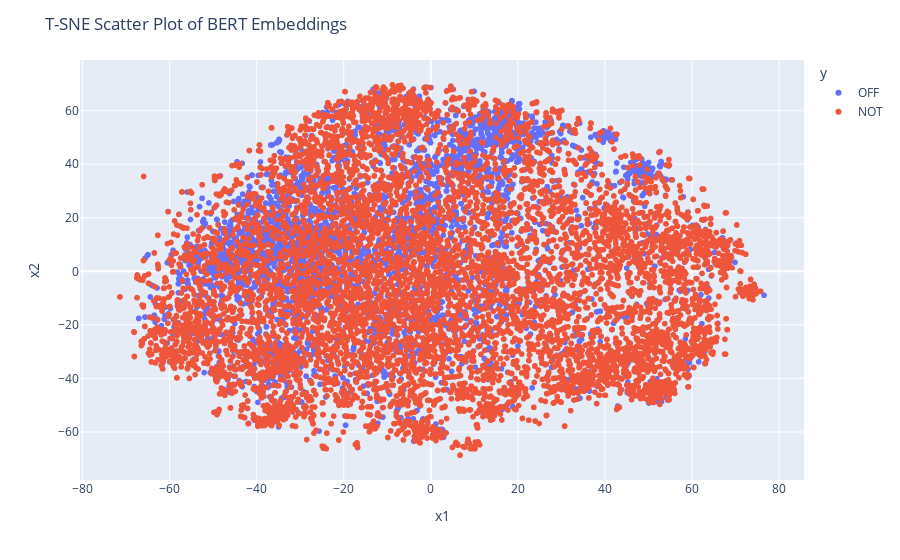

Write notebook code for a chart like this one.
### Code cell
fig = px.scatter(bert_df, x="x1", y="x2", color="y")
fig.update_layout(title_text='T-SNE Scatter Plot of BERT Embeddings')

fig.show()

### Figure 1 — Plotly figure (JSON) as saved in the notebook; plotly's stock layout.template omitted (floating-point values rounded to 4 significant figures; data arrays with more than 128 entries replaced by an {"elided": "..."} marker saying what was removed)
{"data": [{"hovertemplate": "y=OFF<br>x1=%{x}<br>x2=%{y}<extra></extra>", "legendgroup": "OFF", "marker": {"color": "#636efa", "symbol": "circle"}, "mode": "markers", "name": "OFF", "showlegend": true, "type": "scattergl", "x": {"elided": "4400 float values"}, "xaxis": "x", "y": {"elided": "4400 float values"}, "yaxis": "y"}, {"hovertemplate": "y=NOT<br>x1=%{x}<br>x2=%{y}<extra></extra>", "legendgroup": "NOT", "marker": {"color": "#EF553B", "symbol": "circle"}, "mode": "markers", "name": "NOT", "showlegend": true, "type": "scattergl", "x": {"elided": "8840 float values"}, "xaxis": "x", "y": {"elided": "8840 float values"}, "yaxis": "y"}], "layout": {"legend": {"title": {"text": "y"}, "tracegroupgap": 0}, "margin": {"t": 60}, "title": {"text": "T-SNE Scatter Plot of BERT Embeddings"}, "xaxis": {"anchor": "y", "domain": [0, 1], "title": {"text": "x1"}}, "yaxis": {"anchor": "x", "domain": [0, 1], "title": {"text": "x2"}}}}
